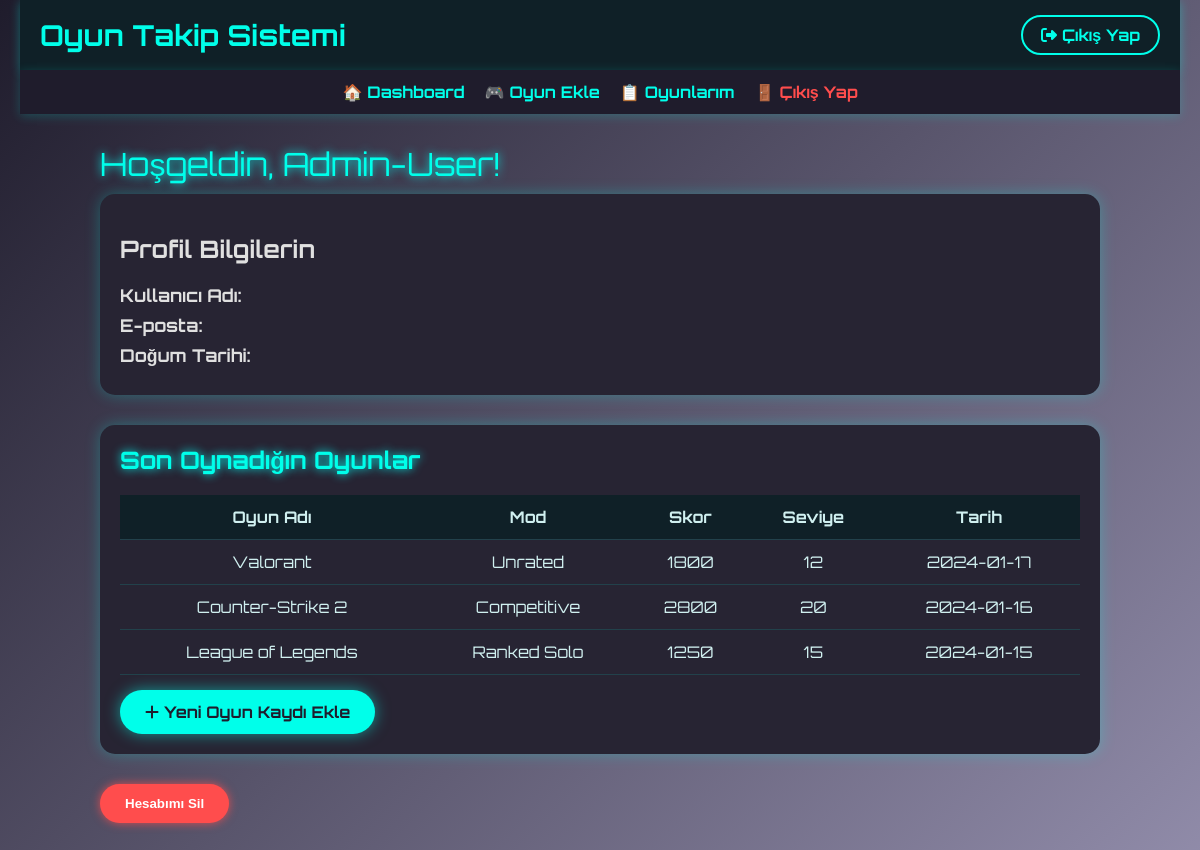
/dashboard.php (signed in), run on the app's committed database.
### tables this page shows
CREATE TABLE users (
    id INT AUTO_INCREMENT PRIMARY KEY,
    fullname VARCHAR(100) NOT NULL,
    birth_date DATE NOT NULL,
    username VARCHAR(50) NOT NULL UNIQUE,
    email VARCHAR(100) NOT NULL UNIQUE,
    password_hash VARCHAR(255) NOT NULL
);

CREATE TABLE game_records (
    id INT AUTO_INCREMENT PRIMARY KEY,
    user_id INT NOT NULL,
    game_name VARCHAR(100) NOT NULL,
    game_mode VARCHAR(50) NOT NULL,
    score INT NOT NULL DEFAULT 0,
    level_reached INT NOT NULL DEFAULT 1,
    play_time_minutes INT NOT NULL DEFAULT 0,
    achievement VARCHAR(255),
    date_played DATE NOT NULL,
    notes TEXT,
    created_at TIMESTAMP DEFAULT CURRENT_TIMESTAMP,
    updated_at TIMESTAMP DEFAULT CURRENT_TIMESTAMP ON UPDATE CURRENT_TIMESTAMP,
    FOREIGN KEY (user_id) REFERENCES users(id) ON DELETE CASCADE
);

### dashboard.php (the view, shortened to what this page needs)
<?php
require_once 'config.php';
$user_id = $_SESSION['user_id'];
$stmt = $conn->prepare("SELECT fullname FROM users WHERE id = ?");
$stmt->bind_param("i", $user_id);
$stmt->execute();
$userResult = $stmt->get_result();
$user = $userResult->fetch_assoc();
$stmtGames = $conn->prepare("
    SELECT game_name, game_mode, score, level_reached, date_played
    FROM game_records
    WHERE user_id = ?
    ORDER BY date_played DESC
    LIMIT 5
");
$stmtGames->bind_param("i", $user_id);
$stmtGames->execute();
$gamesResult = $stmtGames->get_result();
?>
<!DOCTYPE html>
<html lang="tr">
<head>
    <link rel="stylesheet" href="https://cdnjs.cloudflare.com/ajax/libs/font-awesome/6.4.0/css/all.min.css" />
</head>
<body>
<header>
    <h1>Oyun Takip Sistemi</h1>
    <a href="logout.php" class="logout-btn" title="Çıkış yap">
        <i class="fa-solid fa-right-from-bracket"></i> Çıkış Yap
    </a>
</header>
<nav style="background: #1f1c2c; padding: 12px 20px; box-shadow: 0 2px 10px #00ffea33; display: flex; gap: 20px; justify-content: center;">
    <a href="dashboard.php" style="color: #00ffea; text-decoration: none; font-weight: bold;">🏠 Dashboard</a>
    <a href="add_game.php" style="color: #00ffea; text-decoration: none; font-weight: bold;">🎮 Oyun Ekle</a>
    <a href="list_games.php" style="color: #00ffea; text-decoration: none; font-weight: bold;">📋 Oyunlarım</a>
    <a href="logout.php" style="color: #ff4d4d; text-decoration: none; font-weight: bold;">🚪 Çıkış Yap</a>
</nav>
<main>
    <div class="welcome">Hoşgeldin, <?= htmlspecialchars($user['fullname']) ?>!</div>
    <section class="user-info">
        <h2>Profil Bilgilerin</h2>
        <p><strong>Kullanıcı Adı:</strong> <?= htmlspecialchars($user['username']) ?></p>
        <p><strong>E-posta:</strong> <?= htmlspecialchars($user['email']) ?></p>
        <p><strong>Doğum Tarihi:</strong> <?= htmlspecialchars($user['birth_date']) ?></p>
    </section>
    <section class="games-section">
        <h2>Son Oynadığın Oyunlar</h2>
        <?php if ($gamesResult->num_rows > 0): ?>
        <table>
            <thead>
                <tr>
                    <th>Oyun Adı</th>
                    <th>Mod</th>
                    <th>Skor</th>
                    <th>Seviye</th>
                    <th>Tarih</th>
                </tr>
            </thead>
            <tbody>
            <?php while($game = $gamesResult->fetch_assoc()): ?>
                <tr>
                    <td data-label="Oyun Adı"><?= htmlspecialchars($game['game_name']) ?></td>
                    <td data-label="Mod"><?= htmlspecialchars($game['game_mode']) ?></td>
                    <td data-label="Skor"><?= htmlspecialchars($game['score']) ?></td>
                    <td data-label="Seviye"><?= htmlspecialchars($game['level_reached']) ?></td>
                    <td data-label="Tarih"><?= htmlspecialchars($game['date_played']) ?></td>
                </tr>
            <?php endwhile; ?>
            </tbody>
        </table>
        <?php else: ?>
            <p>Henüz oyun kaydın bulunmamaktadır.</p>
        <?php endif; ?>
        <a href="add_game.php" class="btn-add-game">
            <i class="fa-solid fa-plus"></i> Yeni Oyun Kaydı Ekle
        </a>
    </section>
    <form method="POST" action="delete_acc.php" onsubmit="return confirm('Hesabınızı kalıcı olarak silmek istediğinize emin misiniz? Bu işlem geri alınamaz!');">
    <button type="submit" style="
        margin-top: 30px;
        background: #ff4d4d;
        color: white;
        font-weight: bold;
        padding: 12px 25px;
        border: none;
        border-radius: 30px;
        cursor: pointer;
        box-shadow: 0 0 10px #ff4d4dcc;
        transition: background-color 0.3s;
    ">Hesabımı Sil</button>
</form>
</main>
</body>
</html>

### dashboard.php (style rules this page uses)
body { font-family: 'Orbitron', sans-serif; background: linear-gradient(135deg, #1f1c2c, #928dab); color: #e0e0e0; margin: 0; padding: 0 20px 40px; }
header { background: #0f2027; color: #00ffea; padding: 15px 20px; display: flex; justify-content: space-between; align-items: center; box-shadow: 0 2px 10px #00ffea55; }
header h1 { margin: 0; font-size: 1.8rem; }
header a.logout-btn { color: #00ffea; font-weight: 700; text-decoration: none; border: 2px solid #00ffea; padding: 8px 18px; border-radius: 30px; transition: 0.3s; }
main { max-width: 1000px; margin: 30px auto; }
.welcome { font-size: 2rem; margin-bottom: 10px; color: #00ffea; text-shadow: 0 0 10px #00fff7; }
.user-info { background: #272433; padding: 20px; border-radius: 15px; margin-bottom: 30px; box-shadow: 0 0 15px #00ffea44; }
.user-info p { margin: 8px 0; font-size: 1.1rem; }
.games-section { background: #272433; border-radius: 15px; padding: 20px; box-shadow: 0 0 15px #00ffea44; }
.games-section h2 { margin-top: 0; color: #00ffea; text-shadow: 0 0 10px #00fff7; }
table { width: 100%; border-collapse: collapse; margin-top: 15px; color: #d0f0f0; }
table th, table td { padding: 12px 10px; border-bottom: 1px solid #00ffea22; text-align: center; }
table th { background: #0f2027; font-weight: 700; }
.btn-add-game { display: inline-block; margin-top: 15px; background: #00ffea; color: #1f1c2c; font-weight: 700; padding: 12px 25px; border-radius: 30px; text-decoration: none; box-shadow: 0 0 15px #00ffea88; transition: 0.3s; }

### data on the page
users: fullname "Admin-User"
game_records: game_name "Valorant", game_mode "Unrated", score "1800", level_reached "12", date_played "2024-01-17"
game_records: game_name "Counter-Strike 2", game_mode "Competitive", score "2800", level_reached "20", date_played "2024-01-16"
game_records: game_name "League of Legends", game_mode "Ranked Solo", score "1250", level_reached "15", date_played "2024-01-15"
